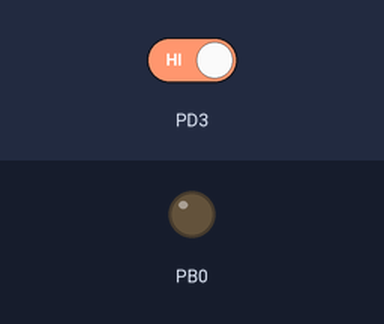
Bench run of a program on a simulated ATmega8, built with avr-gcc and emulated at 1 MHz. Parts: output pins drawn as LEDs (lit = HIGH). Dashed ring = blinking. The test bench sets the inputs (shaded band); at power-on: PD3 HIGH.

Above: at 1.2 s.
1.3 s: PD3 driven LOW
At 1.9 s:
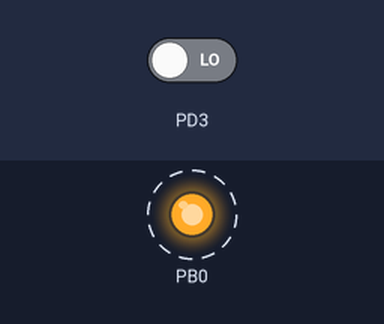
Timing chart, 0 to 10.3 s (numbered marks = the images above; inputs shaded):
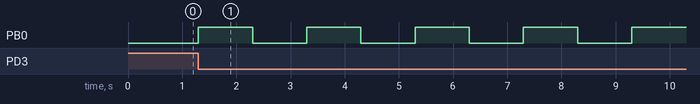

Measured:
- after the input at 1.3 s, PB0: alternates HIGH for 1.0 s and LOW for 1.0 s, starting at once

The program:

main.c
```c
/*
 * interrupt_int1.c
 *
 * Created: 22-09-2021 16:43:41
 * Author : HP
 */

#define F_CPU 1000000  // clock frequency

#include <avr/io.h>
#include <util/delay.h>
#include <avr/interrupt.h>

ISR (INT1_vect)
{
	int i;
	for (i=1;i<=10;i++) // for 10 times LED blink

	{
		PORTB=0x01;
		_delay_ms(1000);   // delay of 1 sec
		PORTB=0x00;
		_delay_ms(1000);

	}


}
int main(void)
{
	//Set the input/output pins appropriately
	//To enable interrupt and port interfacing
	//For LED to blink
	DDRD=0x00;   //Set appropriate data direction for D
	DDRB=0x01;   //Make PB0 as output
	MCUCR=0x00;  //Set MCUCR to level triggered
	GICR=0x80;   //Enable interrupt 1
	PORTB=0x00;
	sei();       // global interrupt flag

	while (1) //wait
	{

	}
}
```
